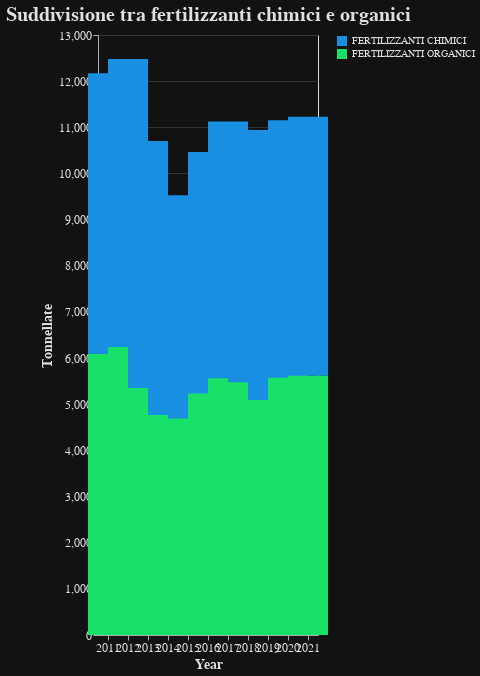

This figure's Vega-Lite source:
### Vega-Lite specification from a JSON file in a GitHub repository (floating-point values rounded to 4 significant figures)
{"$schema": "https://vega.github.io/schema/vega-lite/v5.17.0.json", "config": {"axis": {"domainColor": "#B0B0B0", "gridColor": "#333333", "labelColor": "#E0E0E0", "labelFontSize": 12, "tickColor": "#B0B0B0", "titleColor": "#E0E0E0", "titleFontSize": 14}, "background": "#121212", "legend": {"labelColor": "#E0E0E0", "titleColor": "#E0E0E0"}, "mark": {"color": "#1f77b4"}, "title": {"color": "#E0E0E0", "fontSize": 20}}, "data": {"name": "data-c24e619d70352bc9bfe7251241b7a9f1"}, "datasets": {"data-c24e619d70352bc9bfe7251241b7a9f1": [{"FERTILIZZANTI CHIMICI": 6086, "FERTILIZZANTI ORGANICI": 3311, "Year": 2011}, {"FERTILIZZANTI CHIMICI": 6241, "FERTILIZZANTI ORGANICI": 3174, "Year": 2012}, {"FERTILIZZANTI CHIMICI": 5352, "FERTILIZZANTI ORGANICI": 3330, "Year": 2013}, {"FERTILIZZANTI CHIMICI": 4764, "FERTILIZZANTI ORGANICI": 3342, "Year": 2014}, {"FERTILIZZANTI CHIMICI": 4686, "FERTILIZZANTI ORGANICI": 3195, "Year": 2015}, {"FERTILIZZANTI CHIMICI": 5232, "FERTILIZZANTI ORGANICI": 3636, "Year": 2016}, {"FERTILIZZANTI CHIMICI": 5563, "FERTILIZZANTI ORGANICI": 3785, "Year": 2017}, {"FERTILIZZANTI CHIMICI": 5472, "FERTILIZZANTI ORGANICI": 3674, "Year": 2018}, {"FERTILIZZANTI CHIMICI": 5087, "FERTILIZZANTI ORGANICI": 3875, "Year": 2019}, {"FERTILIZZANTI CHIMICI": 5576, "FERTILIZZANTI ORGANICI": 3994, "Year": 2020}, {"FERTILIZZANTI CHIMICI": 5615, "FERTILIZZANTI ORGANICI": 3833, "Year": 2021}]}, "encoding": {"color": {"field": "Fertilizzanti", "legend": {"title": null}, "scale": {"domain": ["FERTILIZZANTI CHIMICI", "FERTILIZZANTI ORGANICI"], "range": ["#188FE1", "#18E169"]}, "type": "nominal"}, "tooltip": [{"field": "Year", "type": "ordinal"}, {"field": "FERTILIZZANTI CHIMICI", "format": ",", "type": "quantitative"}, {"field": "FERTILIZZANTI ORGANICI", "format": ",", "type": "quantitative"}], "x": {"axis": {"labelAngle": 0}, "field": "Year", "type": "ordinal"}, "y": {"axis": {"title": "Tonnellate"}, "field": "FERTILIZZANTI CHIMICI", "type": "quantitative"}}, "height": 600, "mark": {"size": 40, "type": "bar"}, "title": "Suddivisione tra fertilizzanti chimici e organici", "transform": [{"as": ["Fertilizzanti", "Tonnellate"], "fold": ["FERTILIZZANTI CHIMICI", "FERTILIZZANTI ORGANICI"]}], "width": "container"}
